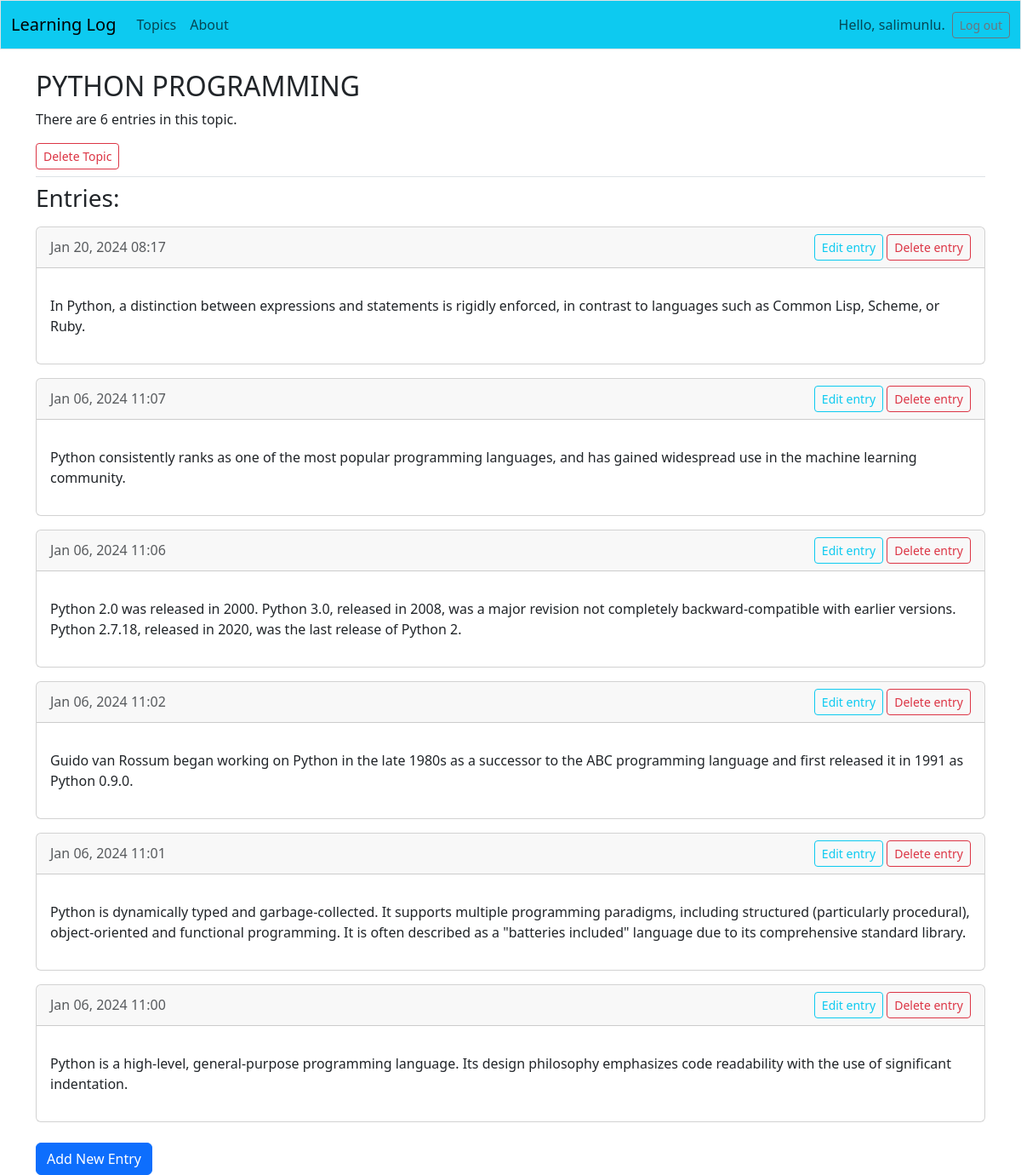
The page /topics/1/ (signed in) on the database its author committed.
### learning_logs/models.py (models this page shows, shortened)
class Topic(models.Model):
    text = models.CharField(max_length=200)
    date_added = models.DateTimeField(auto_now_add=True)
    owner = models.ForeignKey(User, on_delete=models.CASCADE)
    def __str__(self):
        return self.text

class Entry(models.Model):
    topic = models.ForeignKey(Topic, on_delete=models.CASCADE)
    text = models.TextField()
    date_added = models.DateTimeField(auto_now_add=True)
    class Meta:
        verbose_name_plural = "Entries"

### learning_logs/views.py (the view)
# urls.py: path('topics/<int:topic_id>/', views.topic, name='topic'), # Konuların ayrı sayfaları
@login_required
def topic(request, topic_id):
    topic = Topic.objects.get(id=topic_id)
    if topic.owner != request.user:
        raise Http404
    entries = topic.entry_set.order_by('-date_added')
    context = {'topic': topic, 'entries': entries}
    return render(request, 'learning_logs/topic.html', context)

### templates/learning_logs/topic.html
{% extends 'learning_logs/base.html' %}
{% block page_header %}
<header class="header-section">
    <h2>{{ topic|upper }}</h2>
    {% if entries|length > 1 %}
        <p>There are {{ entries|length }} entries in this topic.</p>
    {% else %}
        <p>There is {{ entries|length }} entry in this topic.</p>
    {% endif %}
    <a class="btn btn-outline-danger btn-sm" href="{% url 'learning_logs:delete_topic' topic.id %}" role="button">
    Delete Topic
    </a>
</header>
{% endblock page_header %}
{% block content %}
    <section>
        <h3 class="mb-3">Entries:</h3>
        {% for entry in entries %}
            <article class="card mb-3">
                <header class="card-header d-flex justify-content-between align-items-center">
                    <time datetime="{{ entry.date_added|date:"c" }}" class="text-muted">{{ entry.date_added|date:"M d, Y H:i" }}</time>
                    <div>
                        <a href="{% url 'learning_logs:edit_entry' entry.id %}" class="btn btn-outline-info btn-sm">Edit entry</a>
                        <a href="{% url 'learning_logs:delete_entry' entry.id %}" class="btn btn-outline-danger btn-sm">Delete entry</a>
                    </div>
                </header>
                <div class="card-body">
                    <p>{{ entry.text|linebreaks }}</p>
                </div>
            </article>
        {% empty %}
            <p>There are no entries for this topic yet.</p>
        {% endfor %}
        <div class="mt-4">
            <a class="btn btn-primary" href="{% url 'learning_logs:new_entry' topic.id %}">Add New Entry</a>
        </div>
    </section>
{% endblock content %}

### templates/learning_logs/base.html (shortened to what this page needs)
<!doctype html>
<html lang="en">
<head>
  {% load static %}
  {% load django_bootstrap5 %}
  {% bootstrap_css %}
   <link rel="stylesheet" href="{% static 'css/fontawesome.min.css' %}">
    <link rel="stylesheet" href="{% static 'css/all.min.css' %}">
</head>
<body>
  <nav class="navbar navbar-expand-md navbar-light bg-info mb-4 border">
    <div class="container-fluid">
      <a class="navbar-brand" href="{% url 'learning_logs:index' %}">
          Learning Log</a>
      <div class="collapse navbar-collapse" id="navbarCollapse">
        <ul class="navbar-nav me-auto mb-2 mb-md-0">
          <li class="nav-item">
            <a class="nav-link" href="{% url 'learning_logs:topics' %}">
              Topics</a></li>
           <li class="nav-item">
            <a class="nav-link" href="{% url 'learning_logs:about' %}">
              About</a></li>
        </ul>
        <ul class="navbar-nav ms-auto mb-2 mb-md-0">
          {% if user.is_authenticated %}
            <li class="nav-item">
              <span class="navbar-text me-2">Hello, {{ user.username }}.
                </span></li>
          {% endif %}
        </ul>
        {% if user.is_authenticated %}
          <form action="{% url 'users:logout' %}" method='post'>
            <button name='submit' class='btn btn-outline-secondary btn-sm'>
              Log out</button>
          </form>
        {% endif %}
      </div>
    </div>
  </nav>
  <main class="container">
    <div class="pb-2 mb-2 border-bottom">
      {% block page_header %}{% endblock page_header %}
    </div>
    <div>
      {% block content %}{% endblock content %}
    </div>
  </main>
</body>
</html>

### rows shown on the page
Topic: text "PYTHON PROGRAMMING"
Entry: date_added "Jan 20, 2024 08:17", text "In Python, a distinction between expressions and statements is rigidly enforced, in contrast to languages such as Common Lisp, Scheme, or Ruby."
Entry: date_added "Jan 06, 2024 11:07", text "Python consistently ranks as one of the most popular programming languages, and has gained widespread use in the machine learning community."
Entry: date_added "Jan 06, 2024 11:06", text "Python 2.0 was released in 2000. Python 3.0, released in 2008, was a major revision not completely backward-compatible with earlier versions. Python 2.7.18, released in 2020, was the last release of Python 2."
Entry: date_added "Jan 06, 2024 11:02", text "Guido van Rossum began working on Python in the late 1980s as a successor to the ABC programming language and first released it in 1991 as Python 0.9.0."
Entry: date_added "Jan 06, 2024 11:01", text "Python is dynamically typed and garbage-collected. It supports multiple programming paradigms, including structured (particularly procedural), object-oriented and functional programming. It is often described as a \"batteries included\" language due to its comprehensive standard library."
Entry: date_added "Jan 06, 2024 11:00", text "Python is a high-level, general-purpose programming language. Its design philosophy emphasizes code readability with the use of significant indentation."

### other values the page prints
{{ user.username }} "salimunlu"
{{ entries|length }} "6"
